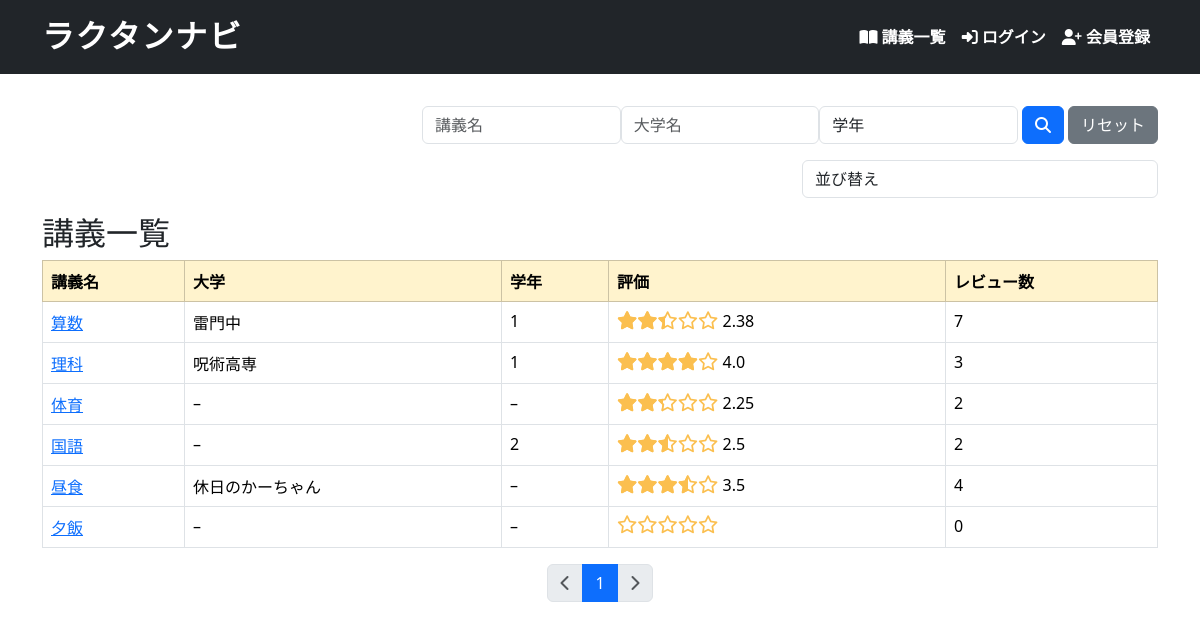
/lectures/, run on an earlier commit of the app's database.
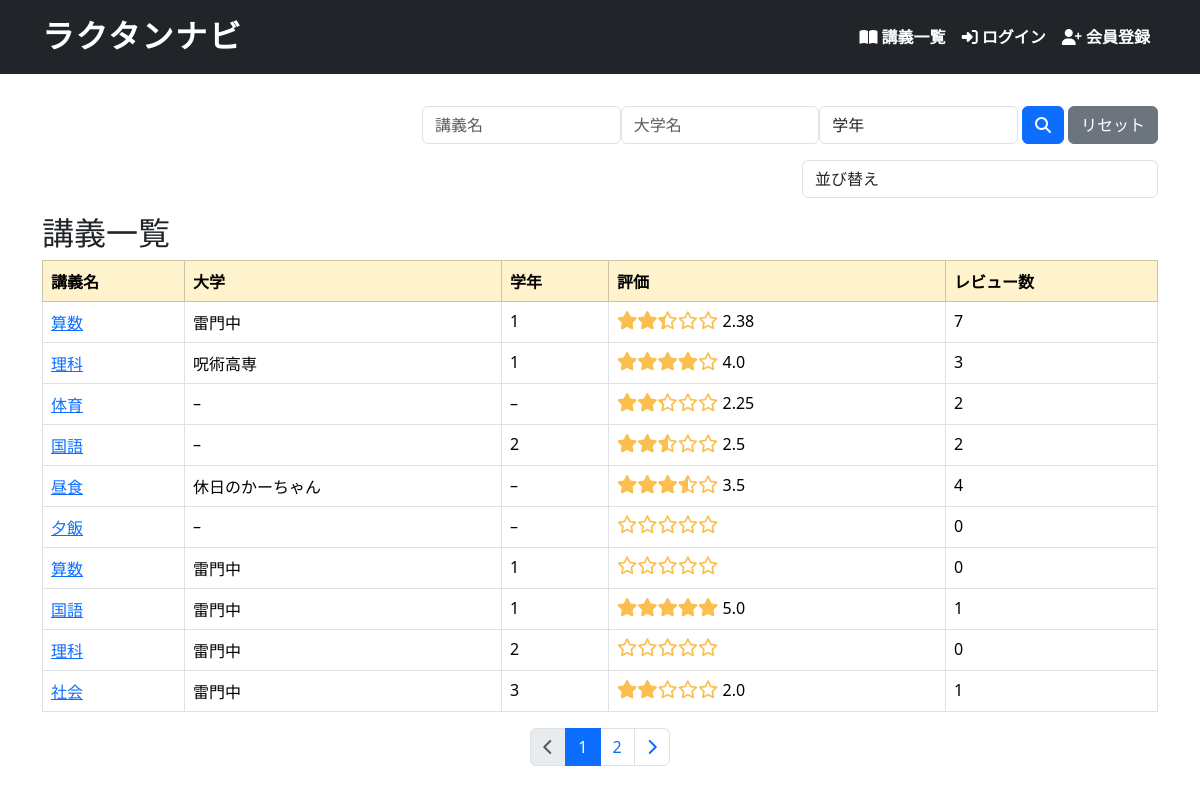
And on a later commit of the database.
### helloworld/models.py (models this page shows, shortened)
class Lecture(models.Model):
    name = models.CharField(max_length=128)
    body = models.TextField(null=True, blank=True)
    university = models.CharField(max_length=128, null=True, blank=True)
    school_year = models.IntegerField(null=True, blank=True)
    average_score = models.FloatField(null=True, blank=True)
    reviews_count = models.IntegerField(default=0, blank=True)

### helloworld/views.py (the view)
# urls.py: path('lectures/', views.lecture_index, name='lectures_index'),
def lecture_index(request):
    search_name = request.GET.get('q_name') or "" # 検索キーワード
    search_year = request.GET.get('q_year') or ""
    search_university = request.GET.get('q_university') or ""
    sort = request.GET.get('sort')
    lectures_list = Lecture.objects.all()
    if search_name:
        lectures_list = lectures_list.filter(name__icontains=search_name)
    if search_year:
        lectures_list = lectures_list.filter(school_year=int(search_year))
    if search_university:
        lectures_list = lectures_list.filter(university__icontains=search_university)
    if sort == 'review_count_desc':
        lectures_list = lectures_list.order_by('-reviews_count')  # レビュー高い順
    elif sort == 'review_count_asc':
        lectures_list = lectures_list.order_by('reviews_count')  # レビュー低い順
    elif sort == 'average_score_desc':
        lectures_list = lectures_list.order_by('-average_score')  # 評価高い順
    elif sort == 'average_score_asc':
        lectures_list = lectures_list.order_by('average_score')  # 評価低い順
    paginator = Paginator(lectures_list, 10)
    page_number = request.GET.get('page')
    lectures = paginator.get_page(page_number)
    context = {
        'lectures': lectures,
        'search_name': search_name,
        'search_year': search_year,
        'search_university': search_university,
        'sort': sort,
    }
    return render(request, 'snippets/lectures/index.html', context)

### helloworld/templatetags/star_filters.py (called while the page is built)
@register.filter
def rating_to_percent(value):
    try:
        return float(value) / 5 * 100
    except (ValueError, TypeError):
        return 0

### helloworld/templates/snippets/lectures/index.html (shortened to what this page needs)
{% extends 'base.html' %}
{% load django_bootstrap5 %}
{% block main %}
<div class="row">
    <div class="col-12 col-md-8 offset-md-4">
        <form method="get" class="form-inline mb-3 d-flex">
          <input type="text" name="q_name" value="{{ search_name }}" placeholder="講義名" class="form-control mr-2">
          <input type="text" name="q_university" value="{{ search_university }}" placeholder="大学名" class="form-control mr-2">
          <select name="q_year" class="form-control mr-2">
            <option value="">学年</option>
          </select>
          <button type="submit" class="btn btn-primary align-items-center justify-content-center mx-1"><i class="fa-solid fa-magnifying-glass"></i></button>
          <button id="reset-button" class="btn btn-secondary text-nowrap">リセット</button>
        </form>
    </div>
</div>
<div class="row">
    <div class="col-6 offset-6 col-md-4 offset-md-8">
        <form method="get" class="form-inline mb-3">
          <select name="sort" class="form-control mr-2" onchange="this.form.submit()">
            <option value="">並び替え</option>
          </select>
        </form>
    </div>
</div>
<h2>講義一覧</h2>
<div class="table-responsive-sm">
    {% include 'lectures/_lectures_table.html' %}
</div>
{% load static %}
{% endblock %}

### helloworld/templates/snippets/lectures/_lectures_table.html
<table class="table table-hover table-bordered">
    <thead class="table table-warning">
        <tr>
            <th>講義名</th>
            <th>大学</th>
            <th>学年</th>
            <th>評価</th>
            <th>レビュー数</th>
        </tr>
    </thead>
    <tbody>
        {% for lecture in lectures %}
        <tr>
            <td>
                <a href="{% url 'lectures_show' lecture.id %}">{{ lecture.name }}</a>
            </td>
            <td>{{ lecture.university|default:"–" }}</td>
            <td>{{ lecture.school_year|default:"–" }}</td>
            <td>
                {% load star_filters %}
                <div class="star-rating">
                  <div class="star-rating-fill" style="width: {{ lecture.average_score|rating_to_percent }}%;"></div>
                </div>
                {{ lecture.average_score|default:"" }}
            </td>
            <td>{{ lecture.reviews_count }}</td>
        </tr>
        {% endfor %}
    </tbody>
</table>
{% include '_pagination.html' with list=lectures %}

What changed in the data, as far as the page shows it:
added Lecture: name "算数", university "雷門中", school_year "1", reviews_count "0"
added Lecture: name "国語", university "雷門中", school_year "1", average_score "5.0", reviews_count "1"
added Lecture: name "理科", university "雷門中", school_year "2", reviews_count "0"
added Lecture: name "社会", university "雷門中", school_year "3", average_score "2.0", reviews_count "1"
Also different on the page:
new list line: "2"
